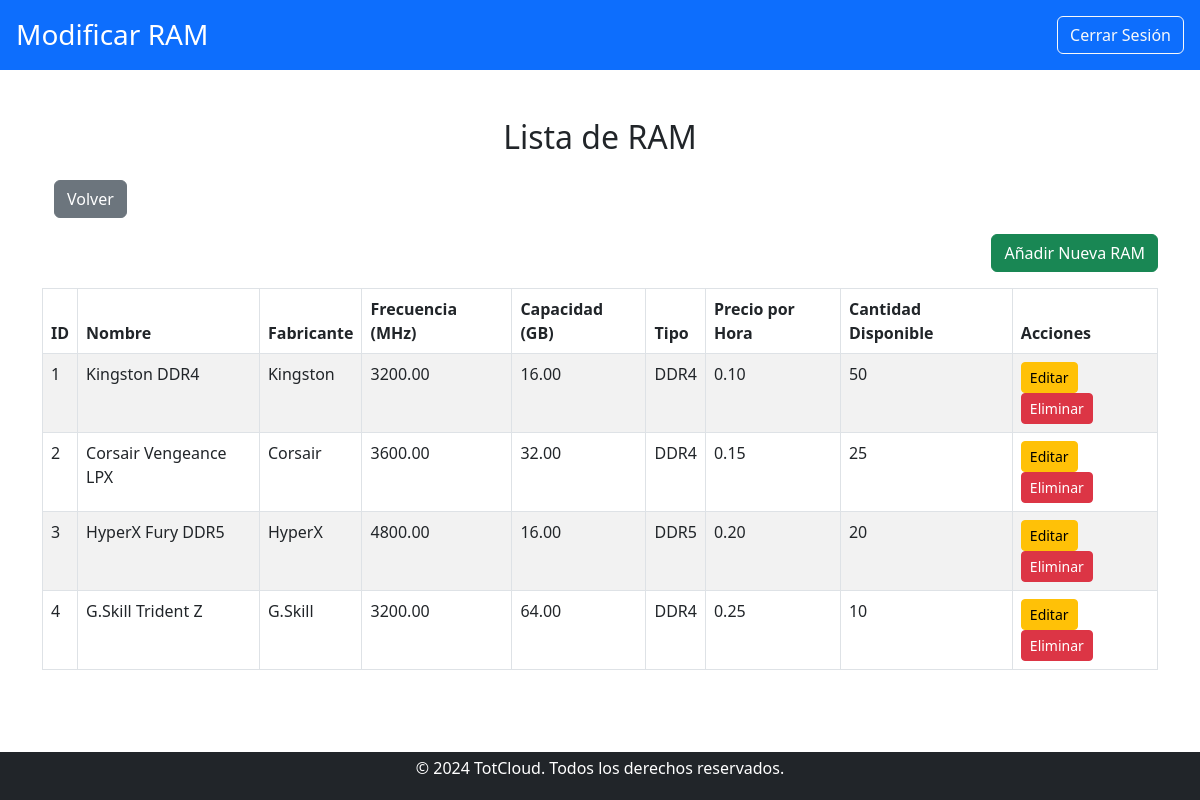
/trabajador/modificar_componentes/ram/modificar_ram.php (signed in), run on the app's committed database.
### tables this page shows
CREATE TABLE `ram` (
  `idRAM` int(11) NOT NULL,
  `Nombre` varchar(100) NOT NULL,
  `Fabricante` varchar(100) NOT NULL,
  `Frecuencia` decimal(10,2) NOT NULL,
  `Capacidad` decimal(10,2) NOT NULL,
  `Tipo` varchar(50) NOT NULL,
  `PrecioH` decimal(10,2) NOT NULL,
  `Cantidad` int(11) NOT NULL
);

### public/trabajador/modificar_componentes/ram/modificar_ram.php (the view, shortened to what this page needs)
<?php
include '../../../../includes/db_connect.php';
$query = "SELECT * FROM ram";
$result = $conn->query($query);
?>
<!DOCTYPE html>
<html lang="es">
<head>
    <link href="https://cdn.jsdelivr.net/npm/bootstrap@5.3.0/dist/css/bootstrap.min.css" rel="stylesheet">
    <link href="../../../css/estilos.css" rel="stylesheet">
</head>
<body>
    <header class="bg-primary text-white d-flex justify-content-between align-items-center p-3">
        <div>
            <h1 class="h3 mb-0">Modificar RAM</h1>
        </div>
        <div>
            <a href="../../../logout.php" class="btn btn-outline-light">Cerrar Sesión</a>
        </div>
    </header>
    <main class="container my-5">
        <h2 class="text-center mb-4">Lista de RAM</h2>
        <div class="container my-3">
            <a href="../modificar_componentes.php" class="btn btn-secondary">Volver</a>
        </div>
        <div class="mb-3 text-end">
            <a href="crear_ram.php" class="btn btn-success">Añadir Nueva RAM</a>
        </div>
        <div class="table-responsive">
            <table class="table table-striped table-bordered">
                <thead>
                    <tr>
                        <th>ID</th>
                        <th>Nombre</th>
                        <th>Fabricante</th>
                        <th>Frecuencia (MHz)</th>
                        <th>Capacidad (GB)</th>
                        <th>Tipo</th>
                        <th>Precio por Hora</th>
                        <th>Cantidad Disponible</th>
                        <th>Acciones</th>
                    </tr>
                </thead>
                <tbody>
                    <?php while ($row = $result->fetch_assoc()): ?>
                        <tr>
                            <td><?php echo htmlspecialchars($row['idRAM']); ?></td>
                            <td><?php echo htmlspecialchars($row['Nombre']); ?></td>
                            <td><?php echo htmlspecialchars($row['Fabricante']); ?></td>
                            <td><?php echo htmlspecialchars($row['Frecuencia']); ?></td>
                            <td><?php echo htmlspecialchars($row['Capacidad']); ?></td>
                            <td><?php echo htmlspecialchars($row['Tipo']); ?></td>
                            <td><?php echo htmlspecialchars(number_format($row['PrecioH'], 2)); ?></td>
                            <td><?php echo htmlspecialchars($row['Cantidad']); ?></td>
                            <td>
                                <a href="editar_ram.php?id=<?php echo $row['idRAM']; ?>" class="btn btn-warning btn-sm">Editar</a>
                                <a href="modificar_ram.php?eliminar=<?php echo $row['idRAM']; ?>" class="btn btn-danger btn-sm" onclick="return confirm('¿Estás seguro de eliminar esta RAM?')">Eliminar</a>
                            </td>
                        </tr>
                    <?php endwhile; ?>
                </tbody>
            </table>
        </div>
    </main>
    <?php include '../../../../includes/footer.php'; ?>
</body>
</html>

### public/css/estilos.css (style rules this page uses)
body { display: flex; flex-direction: column; min-height: 100vh; margin: 0; }
main { flex: 1; }
header { background-color: #007bff; color: white; padding: 1rem 0; text-align: center; }

### data on the page
ram: idRAM "1", Nombre "Kingston DDR4", Fabricante "Kingston", Frecuencia "3200.00", Capacidad "16.00", Tipo "DDR4", PrecioH "0.10", Cantidad "50"
ram: idRAM "2", Nombre "Corsair Vengeance LPX", Fabricante "Corsair", Frecuencia "3600.00", Capacidad "32.00", Tipo "DDR4", PrecioH "0.15", Cantidad "25"
ram: idRAM "3", Nombre "HyperX Fury DDR5", Fabricante "HyperX", Frecuencia "4800.00", Capacidad "16.00", Tipo "DDR5", PrecioH "0.20", Cantidad "20"
ram: idRAM "4", Nombre "G.Skill Trident Z", Fabricante "G.Skill", Frecuencia "3200.00", Capacidad "64.00", Tipo "DDR4", PrecioH "0.25", Cantidad "10"
